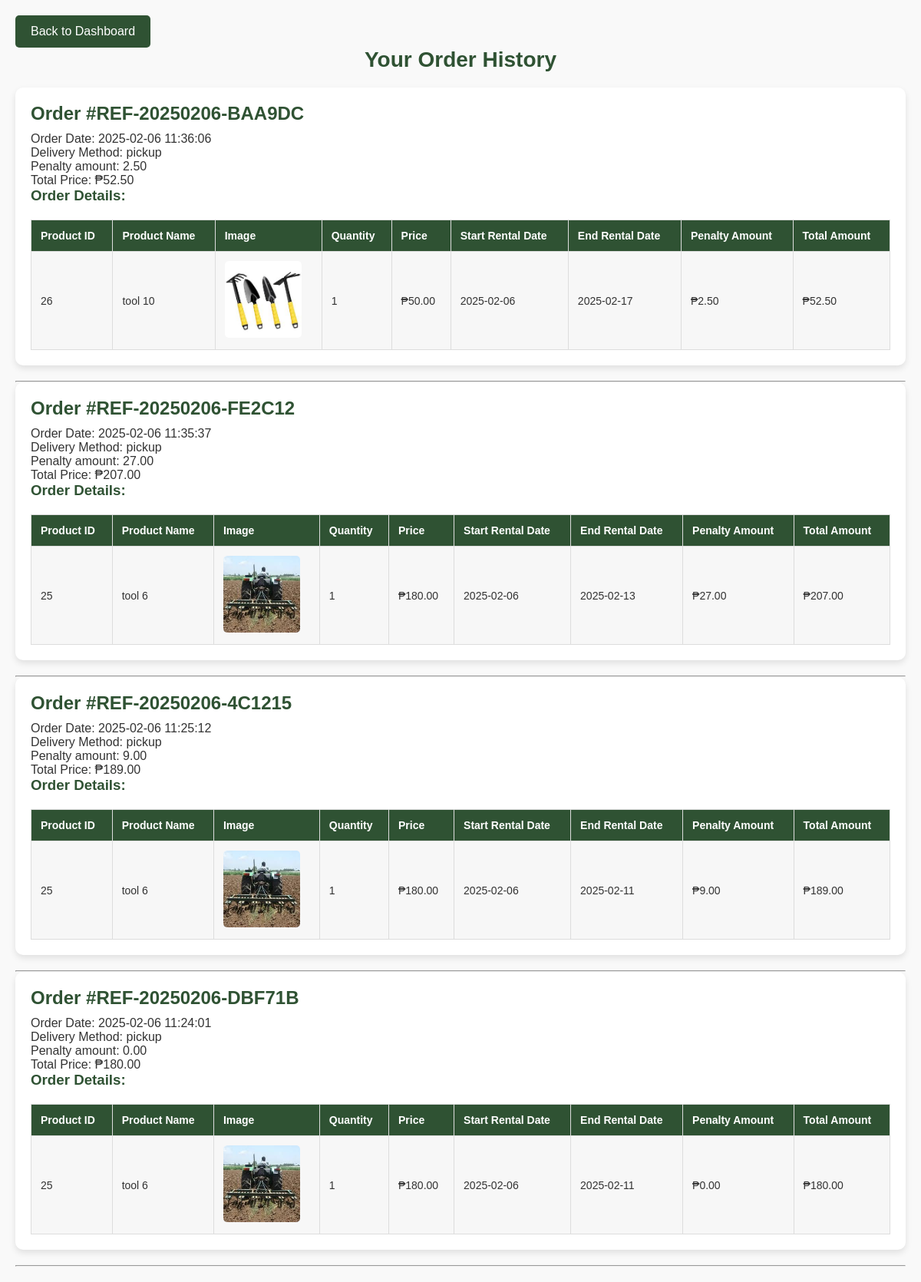
The page /index/History.php (signed in) on the database its author committed.
### tables this page shows
CREATE TABLE `orders` (
  `id` int(11) NOT NULL,
  `customer_id` int(11) NOT NULL,
  `order_date` timestamp NOT NULL DEFAULT current_timestamp(),
  `reference_number` varchar(255) NOT NULL,
  `delivery_method` enum('pickup','cod') NOT NULL DEFAULT 'pickup',
  `total_price` decimal(10,2) NOT NULL,
  `status` enum('pending','ready_to_pick_up','canceled','received') DEFAULT 'pending',
  `penalty_amount` decimal(10,2) DEFAULT 0.00
);

CREATE TABLE `order_details` (
  `id` int(11) NOT NULL,
  `order_id` int(11) NOT NULL,
  `product_id` int(11) NOT NULL,
  `quantity` int(11) NOT NULL,
  `price` decimal(10,2) NOT NULL,
  `start_date` date DEFAULT NULL,
  `end_date` date DEFAULT NULL
);

CREATE TABLE `products` (
  `id` int(11) NOT NULL,
  `product_name` varchar(255) NOT NULL,
  `location` varchar(255) NOT NULL,
  `description` text DEFAULT NULL,
  `quantity` int(11) NOT NULL,
  `categories` varchar(255) NOT NULL,
  `price` decimal(10,2) NOT NULL,
  `image` varchar(255) NOT NULL,
  `status` enum('pending','approved','declined') DEFAULT 'pending',
  `rent_days` int(11) NOT NULL,
  `created_at` timestamp NOT NULL DEFAULT current_timestamp(),
  `penalty_amount` decimal(10,2) DEFAULT 0.05
);

### index/History.php (the view, shortened to what this page needs)
<?php
include 'config.php';
$userEmail = $_SESSION['email'];
$sqlCustomer = "SELECT customer_id FROM customer WHERE email = ?";
$stmt = $conn->prepare($sqlCustomer);
$stmt->bind_param("s", $userEmail);
$stmt->execute();
$resultCustomer = $stmt->get_result();
$customer = $resultCustomer->fetch_assoc();
$customerId = $customer['customer_id'];
$sqlOrders = "
    SELECT o.id AS order_id, o.order_date, o.delivery_method, o.penalty_amount, o.reference_number, o.total_price
    FROM orders o
    WHERE o.customer_id = ?
    ORDER BY o.order_date DESC
";
$stmt = $conn->prepare($sqlOrders);
$stmt->bind_param("i", $customerId);
$stmt->execute();
$resultOrders = $stmt->get_result();
?>
<!DOCTYPE html>
<html lang="en">
<head>
</head>
<body>
<?php
echo "<a href='CustomerDashboard.php'><button>Back to Dashboard</button></a>";
echo "<h1>Your Order History</h1>";
while ($order = $resultOrders->fetch_assoc()) {
    echo "<div class='order-info'>";
    echo "<h2>Order #" . htmlspecialchars($order['reference_number']) . "</h2>";
    echo "<p>Order Date: " . htmlspecialchars($order['order_date']) . "</p>";
    echo "<p>Delivery Method: " . htmlspecialchars($order['delivery_method']) . "</p>";
    echo "<p>Penalty amount: " . htmlspecialchars($order['penalty_amount']) . "</p>";
    echo "<p>Total Price: ₱" . htmlspecialchars($order['total_price']) . "</p>";
    $sqlOrderDetails = "
    SELECT
        od.product_id,
        od.quantity,
        od.price,
        p.product_name,
        p.image,
        p.rent_days,
        o.penalty_amount,
        o.total_price,
        od.start_date,
        od.end_date,
        o.penalty_amount as order_penalty,
        (od.quantity * od.price) as subtotal
    FROM order_details od
    JOIN products p ON od.product_id = p.id
    JOIN orders o ON od.order_id = o.id
    WHERE od.order_id = ?
";
    $stmtDetails = $conn->prepare($sqlOrderDetails);
    $stmtDetails->bind_param("i", $order['order_id']);
    $stmtDetails->execute();
    $resultDetails = $stmtDetails->get_result();
    echo "<h3>Order Details:</h3>";
    echo "<table>";
    echo "<tr>
            <th>Product ID</th>
            <th>Product Name</th>
            <th>Image</th>
            <th>Quantity</th>
            <th>Price</th>
            <th>Start Rental Date</th>
            <th>End Rental Date</th>
            <th>Penalty Amount</th>
            <th>Total Amount</th>
        </tr>";
    while ($detail = $resultDetails->fetch_assoc()) {
        echo "<tr>
            <td>" . htmlspecialchars($detail['product_id']) . "</td>
            <td>" . htmlspecialchars($detail['product_name']) . "</td>
            <td><img class='product-image' src='uploaded_img/" . htmlspecialchars($detail['image']) . "' alt='Product Name: " . htmlspecialchars($detail['product_name']) . "'></td>
            <td>" . htmlspecialchars($detail['quantity']) . "</td>
            <td>₱" . htmlspecialchars($detail['price']) . "</td>
            <td>" . htmlspecialchars($detail['start_date']) . "</td>
            <td>" . htmlspecialchars($detail['end_date']) . "</td>
            <td>₱" . htmlspecialchars($detail['penalty_amount']) . "</td>
            <td>₱" . htmlspecialchars($detail['total_price']) . "</td>
        </tr>";
    }
    echo "</table>";
    echo "</div><hr>";
}
?>
</body>
</html>

### index/History.php (style rules this page uses)
* { margin: 0; padding: 0; box-sizing: border-box; }
body { font-family: Arial, sans-serif; background-color: #f9f9f9; color: #333; padding: 20px; }
h1, h2, h3 { color: #2F5233; font-weight: 600; margin-bottom: 10px; }
h1 { font-size: 28px; margin-bottom: 20px; text-align: center; }
button { background-color: #2F5233; color: white; border: none; padding: 12px 20px; border-radius: 5px; cursor: pointer; font-size: 16px; transition: background-color 0.3s; }
.order-info { background-color: white; padding: 20px; border-radius: 10px; box-shadow: 0 4px 8px rgba(0, 0, 0, 0.1); margin-bottom: 20px; }
table { width: 100%; border-collapse: collapse; margin-top: 20px; }
th, td { padding: 12px; text-align: left; border: 1px solid #ddd; font-size: 14px; }
th { background-color: #2F5233; color: #fff; font-weight: bold; }
tr:nth-child(even) { background-color: #f7f7f7; }
tr:nth-child(odd) { background-color: #fff; }
.product-image { width: 100px; height: 100px; object-fit: cover; border-radius: 5px; }

### rows shown on the page
orders: reference_number "REF-20250206-BAA9DC", order_date "2025-02-06 11:36:06", delivery_method "pickup", penalty_amount "2.50", total_price "52.50"
order_details: product "26", product.product_name "tool 10", product.image (picture), quantity "1", price "50.00", start_date "2025-02-06", end_date "2025-02-17", order.penalty_amount "2.50", order.total_price "52.50"
orders: reference_number "REF-20250206-FE2C12", order_date "2025-02-06 11:35:37", delivery_method "pickup", penalty_amount "27.00", total_price "207.00"
order_details: product "25", product.product_name "tool 6", product.image (picture), quantity "1", price "180.00", start_date "2025-02-06", end_date "2025-02-13", order.penalty_amount "27.00", order.total_price "207.00"
orders: reference_number "REF-20250206-4C1215", order_date "2025-02-06 11:25:12", delivery_method "pickup", penalty_amount "9.00", total_price "189.00"
order_details: product "25", product.product_name "tool 6", product.image (picture), quantity "1", price "180.00", start_date "2025-02-06", end_date "2025-02-11", order.penalty_amount "9.00", order.total_price "189.00"
orders: reference_number "REF-20250206-DBF71B", order_date "2025-02-06 11:24:01", delivery_method "pickup", penalty_amount "0.00", total_price "180.00"
order_details: product "25", product.product_name "tool 6", product.image (picture), quantity "1", price "180.00", start_date "2025-02-06", end_date "2025-02-11", order.penalty_amount "0.00", order.total_price "180.00"
